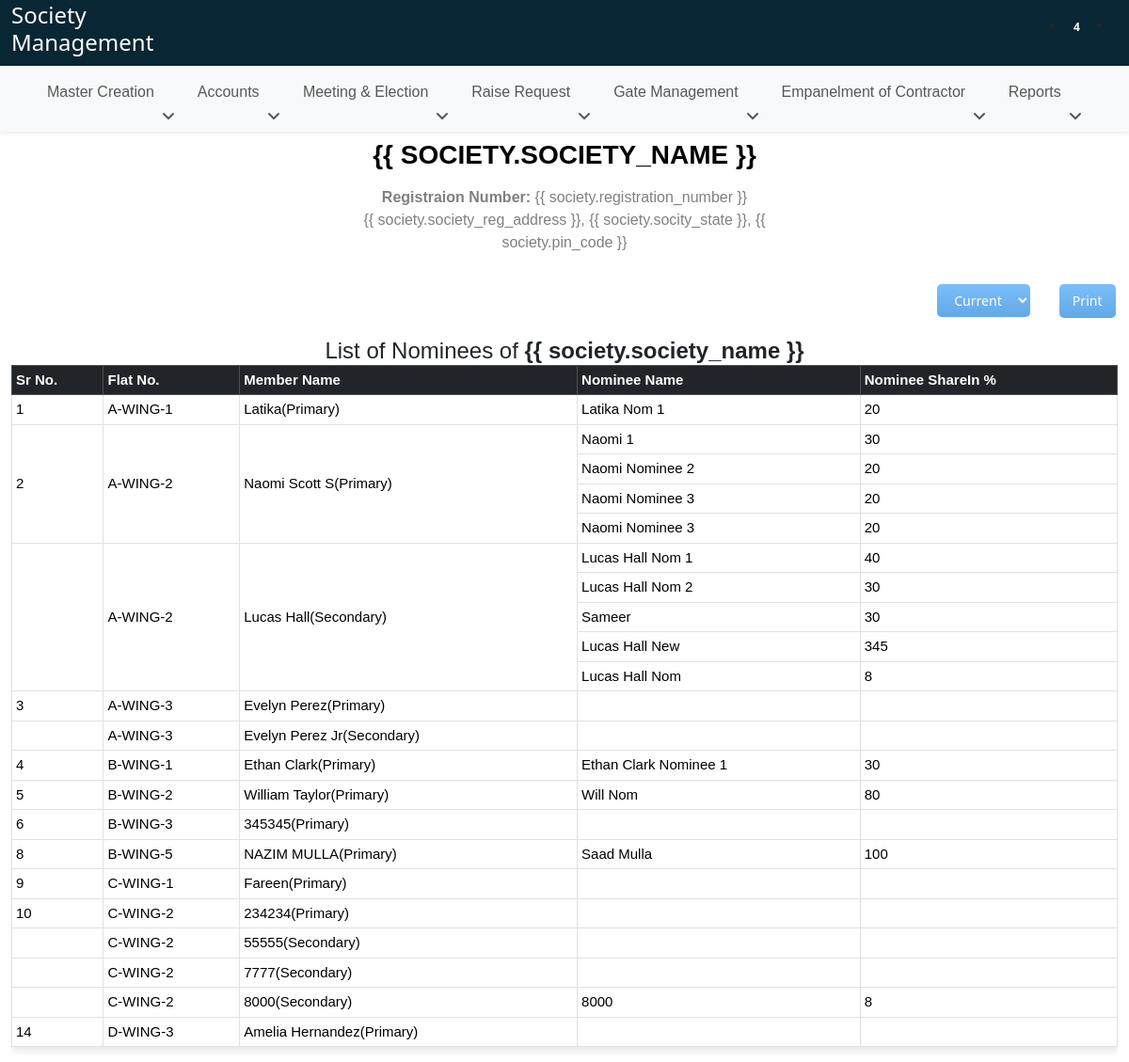
/nominee-register/, run on the app's committed database.
### SocietyApi/models.py (models this page shows, shortened)
class WingFlatUnique(models.Model):
    wing = models.ForeignKey(WingFlat, on_delete=models.CASCADE)
    wing_flat_unique = models.CharField(max_length=300)

class Members(models.Model):
    wing_flat = models.ForeignKey(WingFlatUnique, on_delete=models.CASCADE, related_name='members')
    member_name = models.CharField(max_length=200)
    ownership_percent = models.IntegerField()
    member_position = models.CharField(max_length=200, choices=position_choices)
    member_dob = models.DateField()
    member_pan_no = models.CharField(max_length=200)
    member_aadhar_no = models.CharField(max_length=200)
    member_address = models.CharField(max_length=200)
    member_state = models.CharField(max_length=200)
    member_pin_code = models.CharField(max_length=200)
    member_email = models.EmailField()
    member_contact = models.CharField(max_length=200)
    member_emergency_contact = models.CharField(max_length=200, null=True, blank=True)
    member_occupation = models.CharField(max_length=200)
    member_is_primary = models.BooleanField(default = False, null=True, blank=True)
    date_of_admission = models.DateField()
    age_at_date_of_admission = models.IntegerField(null=True, blank=True)
    sales_agreement = models.FileField(upload_to='files/')
    other_attachment = models.FileField(upload_to='files/', null=True, blank=True)
    date_of_entrance_fees = models.DateField()
    date_of_cessation = models.DateField(null=True, blank=True)
    reason_for_cessation = models.CharField(max_length=200, null=True, blank=True)
    same_flat_member_identification = models.CharField(max_length=100, null=True, blank=True)

class Nominees(models.Model):
    member_name = models.ForeignKey(Members, on_delete=models.CASCADE, related_name='nominees')
    nominee_name = models.CharField(max_length=300)
    date_of_nomination = models.DateField()
    relation_with_nominee = models.CharField(max_length=300)
    nominee_sharein_percent = models.IntegerField()
    nominee_dob = models.DateField()
    nominee_aadhar_no = models.CharField(max_length=300)
    nominee_pan_no = models.CharField(max_length=300)
    nominee_email = models.EmailField()
    nominee_address = models.CharField(max_length=300)
    nominee_state = models.CharField(max_length=300)
    nominee_pin_code = models.CharField(max_length=300)
    nominee_contact = models.CharField(max_length=300)
    nominee_emergency_contact = models.CharField(max_length=300, null=True, blank=True)

### SocietyApp/views.py (the view)
# urls.py: path('nominee-register/', views.nominee_register_view, name='nominee_register_view'),
def nominee_register_view(request):
    status = request.GET.get('selected', None)
    print("QUERY URL-->", status)
    datatable_columns = []
    flats = WingFlatUnique.objects.values('id', 'wing_flat_unique').distinct().order_by('wing_flat_unique')
    data = []
    for flat in flats:
        members = Members.objects.filter(
            wing_flat__wing_flat_unique=flat['wing_flat_unique'],
            date_of_cessation__isnull=True,
        )
        if status == 'history':
            members = Members.objects.filter(
                wing_flat__wing_flat_unique=flat['wing_flat_unique'],
                date_of_cessation__isnull=False,
            )
        elif status == 'all':
            members = Members.objects.filter(
                wing_flat__wing_flat_unique=flat['wing_flat_unique']
            )
        serialized_members = MemberSerializersForNominees(members, many=True).data
        data.append({
            "flat_id": flat['id'],
            "flat_no": flat['wing_flat_unique'],
            "members": serialized_members
        })
    return render(request, 'register/nominee_register_table.html', {'datatable_columns': datatable_columns, 'nominees': data})

### SocietyApi/serializers.py (called while the page is built)
    def get_flat_name_formatted(self, obj):
        flat = obj.wing_flat
        return flat.wing_flat_unique

    def get_flat_name_formatted(self, obj):
        flat = obj.wing_flat
        return flat.wing_flat_unique

    def get_member_is_primary(self, obj):
        if obj.member_is_primary:
            return "Primary"
        else:
            return "Secondary"

    def get_member_position_formatted(self, obj):
        member_position_choices = dict(Members._meta.get_field('member_position').choices)
        return member_position_choices.get(obj.member_position, '')

### templates/register/nominee_register_table.html (shortened to what this page needs)
{% extends 'base.html' %}
{% load static %}
{% block body %}
<div class='container-fluid' id="societyHead">
  <div class="row">
    <div class="col-lg-5 ms-auto me-auto">
      {% verbatim %}
      <div class="text-center mt-2" id="print-head">
        <h3 id="heading" style="color: #000 !important; font-family: 'Calibri', sans-serif;"><b>{{ society.society_name }}</b></h3>
        <p style="font-family: 'Calibri', sans-serif;" class="mt-3 p-0 mb-0 print-head-content"><b>Registraion Number: </b> <span>{{ society.registration_number }}</span></p>
        <p style="font-family: 'Calibri', sans-serif;" class="print-head-content">{{ society.society_reg_address }}, {{ society.socity_state }}, {{ society.pin_code }}</p>
      </div>
      {% endverbatim %}
    </div>
  </div>
  <div style="text-align: right;" class="mt-3 no-print">
    <select class="dt-button ms-2 dt-button-custom dataTable-Text" id="statusFilterDropdown">
      <option value="current">Current</option>
    </select>
    <button class="ms-4 dt-button btn-primary dt-button-custom no-print" onclick="printTable()">Print</button>
  </div>
    <div class="shares-table-J mt-3" id="table-container">
      {% verbatim %}
      <center><h4 style="font-family: 'Calibri', sans-serif;" class="report_h m-0 p-0">List of Nominees of <b>{{ society.society_name }}</b></h4></center>
      {% endverbatim %}
      <div class="table-responsive" style="font-family: 'Calibri',sans-serif !important; font-size: 15px;">
        <table class="table table-sm table-bordered" style="align-items: center !important; vertical-align: middle;">
          <thead class="table-dark">
            <th>Sr No.</th>
            <th>Flat No.</th>
            <th>Member Name</th>
            <th>Nominee Name</th>
            <th>Nominee ShareIn %</th>
          </thead>
          <tbody>
            {% for data1 in nominees %}
                {% for data2 in data1.members  %}
                    {% with data2.nominees|length as rowspan_value %}
                        <tr>
                          {% if forloop.first %}
                            <td {% if rowspan_value > 0 %} rowspan="{{ rowspan_value }}" {% endif %}>{{ forloop.parentloop.counter }}</td>
                            <td {% if rowspan_value > 0 %} rowspan="{{ rowspan_value }}" {% endif %}>{{ data1.flat_no }}</td>
                            {% else %}
                            <td {% if rowspan_value > 0 %} rowspan="{{ rowspan_value }}" {% endif %}></td>
                            <td {% if rowspan_value > 0 %} rowspan="{{ rowspan_value }}" {% endif %}>{{ data1.flat_no }}</td>
                          {% endif %}
                            <td {% if rowspan_value > 0 %} rowspan="{{ rowspan_value }}" {% endif %}>{{ data2.member_name }}({{ data2.member_is_primary }})</td>
                            <td>{{ data2.nominees.0.nominee_name }}</td>
                            <td>{{ data2.nominees.0.nominee_sharein_percent }}</td>
                        </tr>
                        {% for data3 in data2.nominees|slice:"1:" %}
                            <tr>
                                <td>{{ data3.nominee_name }}</td>
                                <td>{{ data3.nominee_sharein_percent }}</td>
                            </tr>
                        {% endfor %}
                    {% endwith %}
                {% endfor %}
            {% endfor %}
          </tbody>
        </table>
      </div>
    </div>
  </div>
{% endblock body %}

### static/css/society_common.css (style rules this page uses)
* { margin: 0; padding: 0 }
p { color: grey }
#heading { text-transform: uppercase; color: #2b96f1; font-weight: bold; }
th, td { white-space: nowrap; }
.dt-button-custom { position: relative; display: inline-block; box-sizing: border-box; margin-left: .167em; margin-right: .167em; margin-bottom: .333em; padding: .5em 1em; border: 1px solid rgba(0, 0, 0, 0.3); border-radius: 2px; cursor: pointer; font-size: .88em; line-height: 1.6em; color: inherit; white-space: nowrap; overflow: hidden; background-color: rgba(0, 0, 0, 0.1); background: linear-gradient(to bottom, rgba(230, 230, 230, 0.1) 0%, rgba(0, 0, 0, 0.1) 100%); -webkit-user-select: none; -moz-user-select: none; -ms-user-select: none; user-select: none; text-decoration: none; outline: none; text-overflow: ellipsis; }
table { border-collapse: collapse; width: 100%; font-family: 'Calibri', sans-serif; }
thead th { padding: 10px; text-align: left; font-weight: bold; }
thead th:nth-child(1), thead th:nth-child(2) { position: sticky; left: 0; z-index: 2; }
.dt-button { background-color: #6ebbff !important; color: #fff !important; border: none !important; border-radius: 5px !important; cursor: pointer ; }
table { box-shadow: 0 4px 8px rgba(0, 0, 0, 0.1); }
* { box-sizing: border-box; margin: 0; padding: 0; }

### data on the page
WingFlatUnique: flat_no "A-WING-1"
Members: member_name "Latika"
Nominees: nominees.0.nominee_name "Latika Nom 1"
WingFlatUnique: flat_no "A-WING-2", flat_no "A-WING-2"
Members: member_name "Naomi Scott S"
Nominees: nominees.0.nominee_name "Naomi 1"
Nominees: nominee_name "Naomi Nominee 2"
Nominees: nominee_name "Naomi Nominee 3"
Nominees: nominee_name "Naomi Nominee 3"
Members: member_name "Lucas Hall"
Nominees: nominees.0.nominee_name "Lucas Hall Nom 1"
Nominees: nominee_name "Lucas Hall Nom 2"
Nominees: nominee_name "Sameer"
Nominees: nominee_name "Lucas Hall New"
Nominees: nominee_name "Lucas Hall Nom"
WingFlatUnique: flat_no "A-WING-3", flat_no "A-WING-3"
Members: member_name "Evelyn Perez"
Members: member_name "Evelyn Perez Jr"
WingFlatUnique: flat_no "B-WING-1"
Members: member_name "Ethan Clark"
Nominees: nominees.0.nominee_name "Ethan Clark Nominee 1"
WingFlatUnique: flat_no "B-WING-2"
Members: member_name "William Taylor"
Nominees: nominees.0.nominee_name "Will Nom"
WingFlatUnique: flat_no "B-WING-3"
Members: member_name "345345"
WingFlatUnique: flat_no "B-WING-5"
Members: member_name "NAZIM MULLA"
Nominees: nominees.0.nominee_name "Saad Mulla"
WingFlatUnique: flat_no "C-WING-1"
Members: member_name "Fareen"
WingFlatUnique: flat_no "C-WING-2", flat_no "C-WING-2" "C-WING-2" "C-WING-2"
Members: member_name "234234"
Members: member_name "55555"
Members: member_name "7777"
Members: member_name "8000"
Nominees: nominees.0.nominee_name "8000"
WingFlatUnique: flat_no "D-WING-3"
Members: member_name "Amelia Hernandez"

### other printed values
{{ data2.member_is_primary }} "Primary" "Primary" "Secondary" "Primary" "Secondary" "Primary" "Primary" "Primary" "Primary" "Primary" "Primary" "Secondary" "Secondary" "Secondary" "Primary"
{{ data2.nominees.0.nominee_sharein_percent }} "20" "30" "40" "30" "80" "100" "8"
{{ data3.nominee_sharein_percent }} "20" "20" "20" "30" "30" "345" "8"
